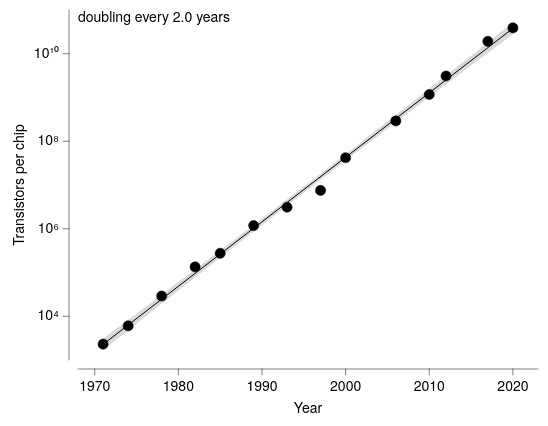

Specify this chart in Vega-Lite:
### Vega-Lite specification from a JSON file in a GitHub repository (floating-point values rounded to 4 significant figures)
{"background": null, "config": {"arc": {"fill": "#DBDBDB", "fillOpacity": 1.0, "innerRadius": 43.75, "padAngle": 0.03, "stroke": "black", "strokeOpacity": 1, "strokeWidth": 0.25}, "area": {"fill": "#DBDBDB", "fillOpacity": 1.0, "stroke": "black", "strokeOpacity": 1, "strokeWidth": 0.25}, "axis": {"domain": true, "domainCap": "round", "domainColor": "black", "domainWidth": 0.25, "grid": false, "gridCap": "round", "gridColor": "#F1F1F1", "gridDash": [0, 0], "gridOpacity": 1.0, "gridWidth": 0.25, "labelColor": "black", "labelFont": "Helvetica Neue, HelveticaNeue, Helvetica, Arial, sans-serif", "labelFontSize": 7, "labelFontStyle": "normal", "labelFontWeight": 400, "offset": 4.5, "ticks": true, "tickCap": "round", "tickColor": "black", "tickRound": false, "tickSize": 3, "tickWidth": 0.25, "titleColor": "black", "titleFont": "Helvetica Neue, HelveticaNeue, Helvetica, Arial, sans-serif", "titleFontSize": 7, "titleFontStyle": "normal", "titleFontWeight": 400}, "axisX": {"domain": true, "labelAlign": "center", "labelAngle": 0, "labels": true, "ticks": true, "translate": 0}, "axisY": {"domain": true, "labelAlign": "right", "labelAngle": 0, "labels": true, "ticks": true, "translate": 0}, "axisRight": {"domain": true, "labelAlign": "left", "labelAngle": 0, "labels": true, "ticks": true, "translate": 0}, "axisTop": {"domain": true, "labelAlign": "center", "labelAngle": 0, "labels": true, "ticks": true, "translate": 0}, "axisBand": {"tickOffset": 0}, "bar": {"fill": "#DBDBDB", "fillOpacity": 1.0, "stroke": "black", "strokeOpacity": 1, "strokeWidth": 0.25}, "boxplot": {"size": 15.75, "ticks": {"cornerRadius": 0.25, "fill": "black", "opacity": 1, "size": 7.875, "thickness": 0.25}, "box": {"fillOpacity": 1.0, "stroke": "black", "strokeOpacity": 1, "strokeWidth": 0.25}, "median": {"cornerRadius": 0, "fill": "black", "fillOpacity": 1.0, "opacity": 1, "size": 15.75, "thickness": 0.25}, "rule": {"fill": "black", "fillOpacity": 1.0, "size": 17.5, "stroke": "black", "strokeDash": [0, 0], "strokeOpacity": 1, "strokeWidth": 0.25}, "outliers": {"color": "black", "fill": "black", "fillOpacity": 1.0, "size": 0, "stroke": "black", "strokeOpacity": 1, "strokeWidth": 0.25}}, "circle": {"fill": "black", "fillOpacity": 1.0, "size": 2.188, "stroke": null, "strokeOpacity": 1, "strokeWidth": 0.25}, "errorband": {"band": {"fillOpacity": 0.6, "stroke": null, "strokeWidth": 0.25, "strokeOpacity": 1}, "borders": {"opacity": 0, "strokeOpacity": 0.25, "strokeWidth": 1}}, "errorbar": {"opacity": 1, "rule": {"strokeDash": [0, 0], "strokeWidth": 0.25}, "ticks": {"color": "black", "cornerRadius": 0.125, "opacity": 1, "size": 10.5, "thickness": 0.25}, "thickness": 0.25}, "font": "Helvetica Neue, HelveticaNeue, Helvetica, Arial, sans-serif", "geoshape": {"fill": "#DBDBDB", "fillOpacity": 1.0, "stroke": "black", "strokeOpacity": 1, "strokeWidth": 0.25}, "header": {"labelColor": "black", "labelFont": "Helvetica Neue, HelveticaNeue, Helvetica, Arial, sans-serif", "labelFontSize": 7, "labelFontStyle": "normal", "labelFontWeight": 400, "titleColor": "black", "titleFont": "Helvetica Neue, HelveticaNeue, Helvetica, Arial, sans-serif", "titleFontSize": 7, "titleFontStyle": "normal", "titleFontWeight": 400, "titlePadding": 0}, "legend": {"disable": false, "offset": 4.5, "titlePadding": 4, "labelOffset": 2, "gradientLabelOffset": 2, "gradientLength": 87.5, "gradientThickness": 8.75, "gradientOpacity": 1.0, "gradientStrokeColor": "black", "gradientStrokeWidth": 0.25, "labelColor": "black", "labelFont": "Helvetica Neue, HelveticaNeue, Helvetica, Arial, sans-serif", "labelFontSize": 7, "labelFontStyle": "normal", "labelFontWeight": 400, "strokeColor": "black", "strokeWidth": 0, "symbolSize": 42, "symbolStrokeColor": "black", "symbolStrokeWidth": 0.25, "titleColor": "black", "titleFont": "Helvetica Neue, HelveticaNeue, Helvetica, Arial, sans-serif", "titleFontSize": 7, "titleFontStyle": "normal", "titleFontWeight": 400}, "line": {"color": "black", "stroke": "black", "strokeCap": "butt", "strokeDash": [0, 0], "strokeOpacity": 1, "strokeWidth": 0.5}, "point": {"filled": true, "fill": "#DBDBDB", "fillOpacity": 1.0, "size": 8.75, "stroke": "black", "strokeOpacity": 1, "strokeWidth": 0.25}, "range": {"category": ["#5CA7B1", "#B7D0EE", "#B7B3E4", "#B3DAB5", "#F5E1B3", "#3D727B", "#809DC7", "#867DAC", "#80A988", "#CBB17A", "#204148", "#546B94", "#584C77", "#507B5F", "#9D824D"], "diverging": {"scheme": ["#6F572A", "#876E43", "#9E875F", "#B5A17F", "#CABBA2", "#DCD6CC", "#F4F1E9", "#C9D7DA", "#9DBFC6", "#78A5AF", "#558B96", "#36717C", "#1A5762"]}, "heatmap": {"scheme": ["#32022B", "#43044D", "#4C196E", "#4D338C", "#484DA6", "#3A68BB", "#1D83CA", "#1D9CCB", "#23B5C9", "#28CDC5", "#4DE0B4", "#91EE9F"]}, "ordinal": {"scheme": ["#F1F1F1", "#DBDBDB", "#C6C6C6", "#B2B2B2", "#9D9D9D", "#898989", "#767676", "#636363", "#515151", "#404040", "#2F2F2F", "#1F1F1F"]}, "ramp": {"scheme": ["#32022B", "#43044D", "#4C196E", "#4D338C", "#484DA6", "#3A68BB", "#1D83CA", "#1D9CCB", "#23B5C9", "#28CDC5", "#4DE0B4", "#91EE9F"]}}, "rule": {"color": "black", "stroke": "black", "strokeCap": "round", "strokeDash": [2, 2], "strokeOpacity": 1, "strokeWidth": 0.25}, "scale": {"bandPaddingInner": 0.1, "bandPaddingOuter": 0.1, "round": false}, "rect": {"fill": "#DBDBDB", "fillOpacity": 1.0, "stroke": "black", "strokeOpacity": 1, "strokeWidth": 0.25}, "square": {"fill": "#DBDBDB", "fillOpacity": 1.0, "size": 17.5, "stroke": "black", "strokeOpacity": 1, "strokeWidth": 0.25}, "text": {"color": "black", "font": "Helvetica Neue, HelveticaNeue, Helvetica, Arial, sans-serif", "fontSize": 7, "fontStyle": "normal", "fontWeight": 400}, "tick": {"color": "black", "cornerRadius": 0.125, "opacity": 1.0, "size": 15.75, "thickness": 0.25}, "title": {"anchor": "middle", "frame": "group", "color": "black", "font": "Helvetica Neue, HelveticaNeue, Helvetica, Arial, sans-serif", "fontSize": 7, "fontStyle": "normal", "fontWeight": 400, "subtitleColor": "black", "subtitleFont": "Helvetica Neue, HelveticaNeue, Helvetica, Arial, sans-serif", "subtitleFontSize": "Helvetica Neue, HelveticaNeue, Helvetica, Arial, sans-serif", "subtitleFontStyle": "normal", "subtitleFontWeight": 400}, "trail": {"color": "black", "opacity": 1, "size": 0.5}, "view": {"continuousWidth": 230, "continuousHeight": 175, "discreteWidth": 230, "discreteHeight": 175, "fill": null, "stroke": null, "strokeWidth": 0.25}}, "layer": [{"data": {"name": "data-71ccae877fc7d63c338c61c9a3872b73"}, "mark": {"type": "point", "color": "black", "filled": true, "size": 26}, "encoding": {"x": {"axis": {"format": "d"}, "field": "year", "scale": {"domain": [1968, 2023], "nice": false}, "title": "Year", "type": "quantitative"}, "y": {"axis": {"labelExpr": "'10' + ['⁰','¹','²','³','⁴','⁵','⁶','⁷','⁸','⁹','¹⁰'][round(datum.value)]", "title": "Transistors per chip", "values": [4, 6, 8, 10]}, "field": "log_t", "scale": {"domain": [3, 11], "nice": false}, "type": "quantitative"}}}, {"layer": [{"data": {"name": "data-aa76fe6d7514a3e363a1a86e52d6f8d3"}, "mark": {"type": "area", "fill": "black", "fillOpacity": 0.15, "stroke": null, "strokeWidth": 0}, "encoding": {"x": {"field": "year", "type": "quantitative"}, "y": {"field": "log_t", "type": "quantitative"}, "y2": {"field": "__ci_hi"}}}, {"data": {"name": "data-b3e0e39151168cc30f0c8c2564fa1535"}, "mark": {"type": "line"}, "encoding": {"x": {"field": "year", "type": "quantitative"}, "y": {"field": "log_t", "type": "quantitative"}}}], "name": "__dysonsphere_63d40aa6e0fe4298_45"}, {"data": {"values": [{"__dysonsphere__": 1}]}, "mark": {"type": "text", "align": "left", "angle": 0, "baseline": "top", "dx": 0, "dy": 0, "opacity": 1.0}, "encoding": {"text": {"value": "doubling every 2.0 years"}, "x": {"value": 0}, "y": {"value": 0}}}], "$schema": "https://vega.github.io/schema/vega-lite/v6.4.1.json", "datasets": {"data-71ccae877fc7d63c338c61c9a3872b73": [{"year": 1971, "transistors": 2300, "log_t": 3.362}, {"year": 1974, "transistors": 6000, "log_t": 3.778}, {"year": 1978, "transistors": 29000, "log_t": 4.462}, {"year": 1982, "transistors": 134000, "log_t": 5.127}, {"year": 1985, "transistors": 275000, "log_t": 5.439}, {"year": 1989, "transistors": 1180000, "log_t": 6.072}, {"year": 1993, "transistors": 3100000, "log_t": 6.491}, {"year": 1997, "transistors": 7500000, "log_t": 6.875}, {"year": 2000, "transistors": 42000000, "log_t": 7.623}, {"year": 2006, "transistors": 291000000, "log_t": 8.464}, {"year": 2010, "transistors": 1170000000, "log_t": 9.068}, {"year": 2012, "transistors": 3100000000, "log_t": 9.491}, {"year": 2017, "transistors": 19200000000, "log_t": 10.28}, {"year": 2020, "transistors": 39000000000, "log_t": 10.59}], "data-aa76fe6d7514a3e363a1a86e52d6f8d3": [{"year": 1971.0, "log_t": 3.227, "__ci_hi": 3.489, "__dysonsphere__": 1}, {"year": 1972.0, "log_t": 3.344, "__ci_hi": 3.6, "__dysonsphere__": 1}, {"year": 1973.0, "log_t": 3.462, "__ci_hi": 3.712, "__dysonsphere__": 1}, {"year": 1973.0, "log_t": 3.58, "__ci_hi": 3.824, "__dysonsphere__": 1}, {"year": 1974.0, "log_t": 3.697, "__ci_hi": 3.936, "__dysonsphere__": 1}, {"year": 1975.0, "log_t": 3.815, "__ci_hi": 4.047, "__dysonsphere__": 1}, {"year": 1976.0, "log_t": 3.932, "__ci_hi": 4.159, "__dysonsphere__": 1}, {"year": 1976.0, "log_t": 4.049, "__ci_hi": 4.271, "__dysonsphere__": 1}, {"year": 1977.0, "log_t": 4.167, "__ci_hi": 4.383, "__dysonsphere__": 1}, {"year": 1978.0, "log_t": 4.284, "__ci_hi": 4.495, "__dysonsphere__": 1}, {"year": 1979.0, "log_t": 4.401, "__ci_hi": 4.607, "__dysonsphere__": 1}, {"year": 1980.0, "log_t": 4.518, "__ci_hi": 4.719, "__dysonsphere__": 1}, {"year": 1980.0, "log_t": 4.636, "__ci_hi": 4.832, "__dysonsphere__": 1}, {"year": 1981.0, "log_t": 4.753, "__ci_hi": 4.944, "__dysonsphere__": 1}, {"year": 1982.0, "log_t": 4.87, "__ci_hi": 5.056, "__dysonsphere__": 1}, {"year": 1983.0, "log_t": 4.987, "__ci_hi": 5.168, "__dysonsphere__": 1}, {"year": 1983.0, "log_t": 5.103, "__ci_hi": 5.281, "__dysonsphere__": 1}, {"year": 1984.0, "log_t": 5.22, "__ci_hi": 5.394, "__dysonsphere__": 1}, {"year": 1985.0, "log_t": 5.337, "__ci_hi": 5.506, "__dysonsphere__": 1}, {"year": 1986.0, "log_t": 5.453, "__ci_hi": 5.619, "__dysonsphere__": 1}, {"year": 1987.0, "log_t": 5.57, "__ci_hi": 5.732, "__dysonsphere__": 1}, {"year": 1987.0, "log_t": 5.686, "__ci_hi": 5.845, "__dysonsphere__": 1}, {"year": 1988.0, "log_t": 5.802, "__ci_hi": 5.958, "__dysonsphere__": 1}, {"year": 1989.0, "log_t": 5.918, "__ci_hi": 6.071, "__dysonsphere__": 1}, {"year": 1990.0, "log_t": 6.034, "__ci_hi": 6.185, "__dysonsphere__": 1}, {"year": 1990.0, "log_t": 6.15, "__ci_hi": 6.298, "__dysonsphere__": 1}, {"year": 1991.0, "log_t": 6.266, "__ci_hi": 6.412, "__dysonsphere__": 1}, {"year": 1992.0, "log_t": 6.381, "__ci_hi": 6.526, "__dysonsphere__": 1}, {"year": 1993.0, "log_t": 6.496, "__ci_hi": 6.64, "__dysonsphere__": 1}, {"year": 1994.0, "log_t": 6.612, "__ci_hi": 6.754, "__dysonsphere__": 1}, {"year": 1994.0, "log_t": 6.727, "__ci_hi": 6.868, "__dysonsphere__": 1}, {"year": 1995.0, "log_t": 6.841, "__ci_hi": 6.983, "__dysonsphere__": 1}, {"year": 1996.0, "log_t": 6.956, "__ci_hi": 7.097, "__dysonsphere__": 1}, {"year": 1997.0, "log_t": 7.07, "__ci_hi": 7.212, "__dysonsphere__": 1}, {"year": 1997.0, "log_t": 7.185, "__ci_hi": 7.327, "__dysonsphere__": 1}, {"year": 1998.0, "log_t": 7.299, "__ci_hi": 7.442, "__dysonsphere__": 1}, {"year": 1999.0, "log_t": 7.413, "__ci_hi": 7.558, "__dysonsphere__": 1}, {"year": 2000.0, "log_t": 7.526, "__ci_hi": 7.673, "__dysonsphere__": 1}, {"year": 2001.0, "log_t": 7.64, "__ci_hi": 7.789, "__dysonsphere__": 1}, {"year": 2001.0, "log_t": 7.753, "__ci_hi": 7.905, "__dysonsphere__": 1}, {"year": 2002.0, "log_t": 7.867, "__ci_hi": 8.021, "__dysonsphere__": 1}, {"year": 2003.0, "log_t": 7.98, "__ci_hi": 8.137, "__dysonsphere__": 1}, {"year": 2004.0, "log_t": 8.093, "__ci_hi": 8.253, "__dysonsphere__": 1}, {"year": 2004.0, "log_t": 8.206, "__ci_hi": 8.37, "__dysonsphere__": 1}, {"year": 2005.0, "log_t": 8.319, "__ci_hi": 8.486, "__dysonsphere__": 1}, {"year": 2006.0, "log_t": 8.431, "__ci_hi": 8.603, "__dysonsphere__": 1}, {"year": 2007.0, "log_t": 8.544, "__ci_hi": 8.72, "__dysonsphere__": 1}, {"year": 2008.0, "log_t": 8.656, "__ci_hi": 8.836, "__dysonsphere__": 1}, {"year": 2008.0, "log_t": 8.769, "__ci_hi": 8.953, "__dysonsphere__": 1}, {"year": 2009.0, "log_t": 8.881, "__ci_hi": 9.07, "__dysonsphere__": 1}, {"year": 2010.0, "log_t": 8.993, "__ci_hi": 9.187, "__dysonsphere__": 1}, {"year": 2011.0, "log_t": 9.106, "__ci_hi": 9.304, "__dysonsphere__": 1}, {"year": 2011.0, "log_t": 9.218, "__ci_hi": 9.422, "__dysonsphere__": 1}, {"year": 2012.0, "log_t": 9.33, "__ci_hi": 9.539, "__dysonsphere__": 1}, {"year": 2013.0, "log_t": 9.442, "__ci_hi": 9.656, "__dysonsphere__": 1}, {"year": 2014.0, "log_t": 9.554, "__ci_hi": 9.773, "__dysonsphere__": 1}, {"year": 2015.0, "log_t": 9.666, "__ci_hi": 9.891, "__dysonsphere__": 1}, {"year": 2015.0, "log_t": 9.778, "__ci_hi": 10.01, "__dysonsphere__": 1}, {"year": 2016.0, "log_t": 9.89, "__ci_hi": 10.13, "__dysonsphere__": 1}, {"year": 2017.0, "log_t": 10.0, "__ci_hi": 10.24, "__dysonsphere__": 1}, {"year": 2018.0, "log_t": 10.11, "__ci_hi": 10.36, "__dysonsphere__": 1}, {"year": 2018.0, "log_t": 10.22, "__ci_hi": 10.48, "__dysonsphere__": 1}, {"year": 2019.0, "log_t": 10.34, "__ci_hi": 10.6, "__dysonsphere__": 1}, {"year": 2020.0, "log_t": 10.45, "__ci_hi": 10.71, "__dysonsphere__": 1}], "data-b3e0e39151168cc30f0c8c2564fa1535": [{"year": 1971.0, "log_t": 3.358, "__dysonsphere__": 1}, {"year": 2020.0, "log_t": 10.58, "__dysonsphere__": 1}]}}
